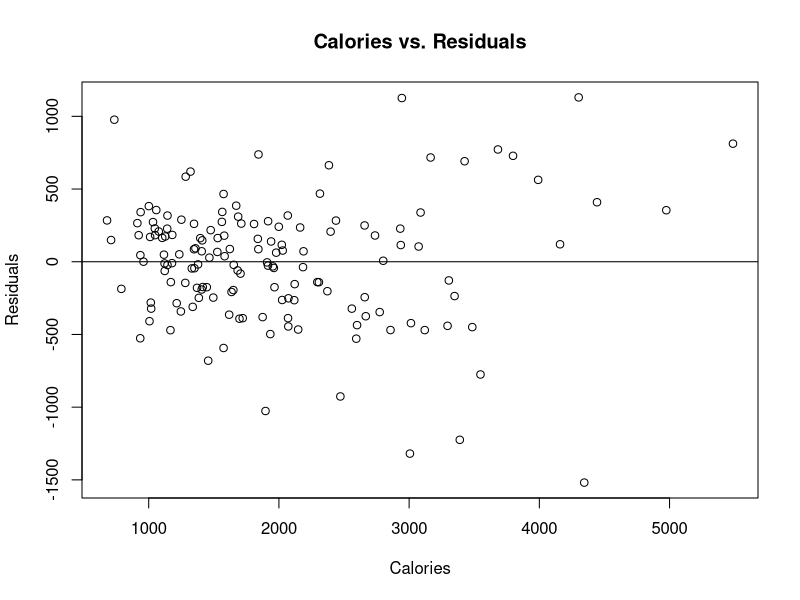
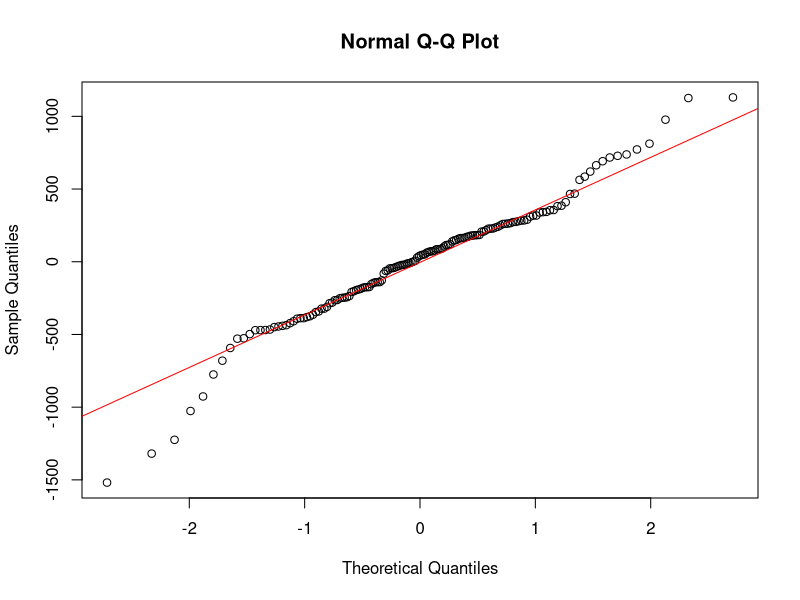
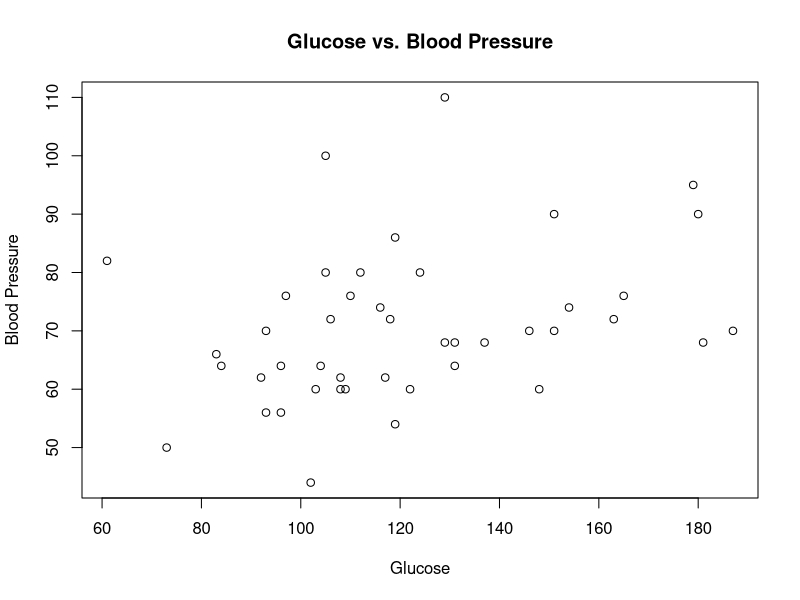
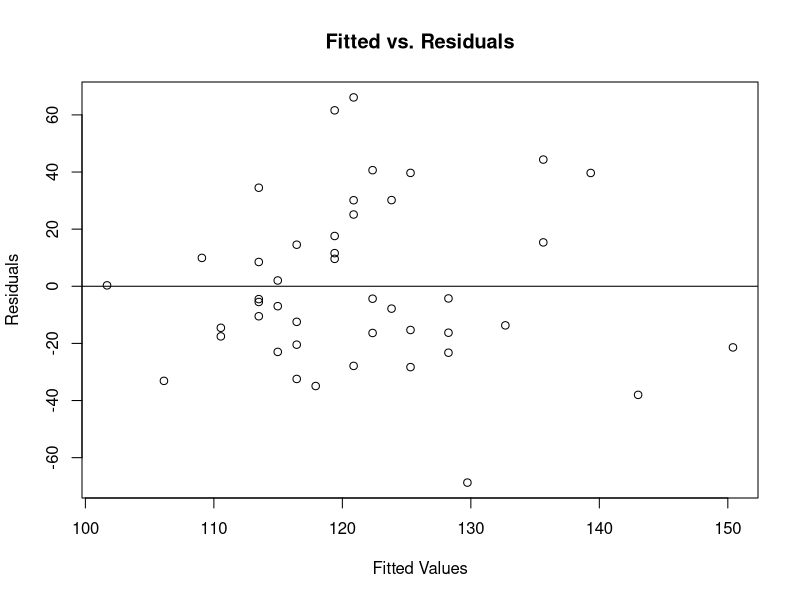
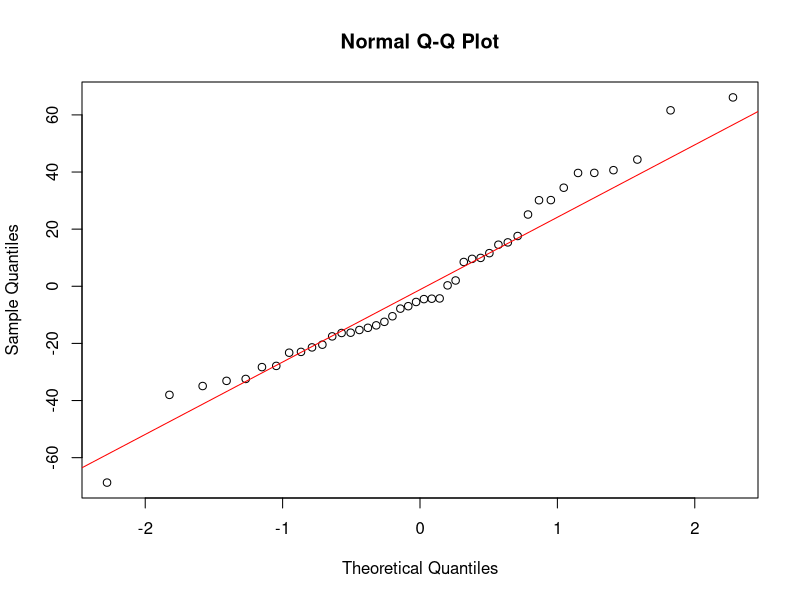

These figures' R source, in order:
## ---- chunk 1
knitr::opts_chunk$set(echo = TRUE)
## ---- chunk 2
tomato <- read.csv("tomato.csv")

lm_tomato <- lm(ph ~ height1, data = tomato)
summary(lm_tomato)
## ---- chunk 3
newX <- 5.1
beta0_hat <- as.numeric(lm_tomato$coefficients[1])
beta1_hat <- as.numeric(lm_tomato$coefficients[2])
predictedY <-  beta0_hat + beta1_hat * newX
predictedY
## ---- chunk 4
n <- nrow(tomato)
tstar <- qt(0.975, df = n - 2)
tomato_coefficients <- summary(lm_tomato)$coefficients

beta1_hat <- tomato_coefficients[2, 1]
se_beta1_hat <- tomato_coefficients[2, 2]

lower_slope <- beta1_hat - tstar * se_beta1_hat
upper_slope <- beta1_hat + tstar * se_beta1_hat

c(lower_slope, upper_slope)
## ---- chunk 5
revex <- read.csv("2015_revenue_expenditures.csv")

lm_revex <- lm(Education_Services_Expend ~ Intergovt_Revenue, data = revex)
summary(lm_revex)
## ---- chunk 6
n <- nrow(revex)
tstar <- qt(0.995, df = n - 2)

revex_coefficients <- summary(lm_revex)$coefficients

pt(tstar, df = n - 2, lower.tail = TRUE)
## ---- chunk 7
lm_revex <- lm(Education_Services_Expend ~ Intergovt_Revenue, data = revex)

revex_resid <- residuals(lm_revex)
revex_fitted <- fitted(lm_revex)

plot(revex$Intergovt_Revenue, revex_resid, main = 'Calories vs. Residuals',
     xlab = 'Calories', ylab = 'Residuals')
     
abline(h = 0)  

qqnorm(revex_resid)
qqline(revex_resid, col = 'red')
## ---- chunk 8
chesapeake <- c(subset(revex, revex$Label == 'VA: Chesapeake'))
chesapeake$Education_Services_Expend
## ---- chunk 9
observed <- chesapeake$Education_Services_Expend
predicted <- 0.48871 * 1809 + 807.36295

residual <- observed - predicted
residual
## ---- chunk 10
body_fat <- read.csv("BodyFat.csv")

lm_body_fat <- lm(BODYFAT ~ WEIGHT, data = body_fat)
summary(lm_body_fat)
## ---- chunk 11
lm_body_fat <- lm(BODYFAT ~ ABDOMEN, data = body_fat)
summary(lm_body_fat)
## ---- chunk 12
diabetes <- read.csv("diabetes_sm.csv")

plot(diabetes$glu, diabetes$bp, main = 'Glucose vs. Blood Pressure', xlab = 'Glucose', ylab = 'Blood Pressure')
cor(diabetes$glu, diabetes$bp)
## ---- chunk 13
lm_diabetes <- lm(glu ~ bp, data = diabetes)
summary(lm_diabetes)
## ---- chunk 14
# Intercept
diabetes_coefficients <- summary(lm_diabetes)$coefficients
n <- nrow(diabetes)
tstar <- qt(0.95, df = n - 2)

beta0_hat <- diabetes_coefficients[1, 1]
se_beta0_hat <- diabetes_coefficients[1, 2]

lower <- beta0_hat - tstar * se_beta0_hat
upper <- beta0_hat + tstar * se_beta0_hat

c(lower, upper)

# Slope
beta1_hat <- diabetes_coefficients[2, 1]
se_beta1_hat <- diabetes_coefficients[2, 2]

lower_slope <- beta1_hat - tstar * se_beta1_hat
upper_slope <- beta1_hat + tstar * se_beta1_hat

c(lower_slope, upper_slope)
## ---- chunk 15
diabetes_resid <- residuals(lm_diabetes)
diabetes_fitted <- fitted(lm_diabetes)

plot(diabetes_fitted, diabetes_resid , main = 'Fitted vs. Residuals',
     xlab = 'Fitted Values', ylab = 'Residuals')

abline(h = 0)
## ---- chunk 16
qqnorm(diabetes_resid)
qqline(diabetes_resid, col = 'red')
